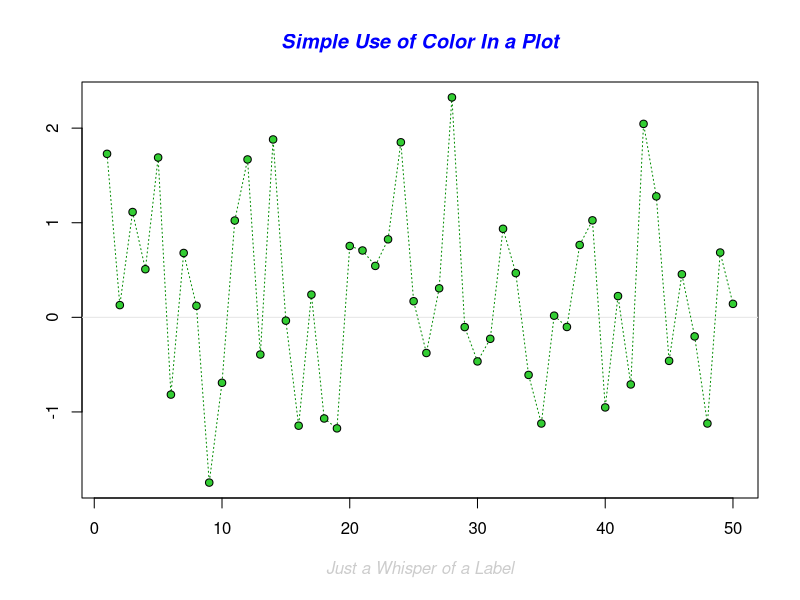
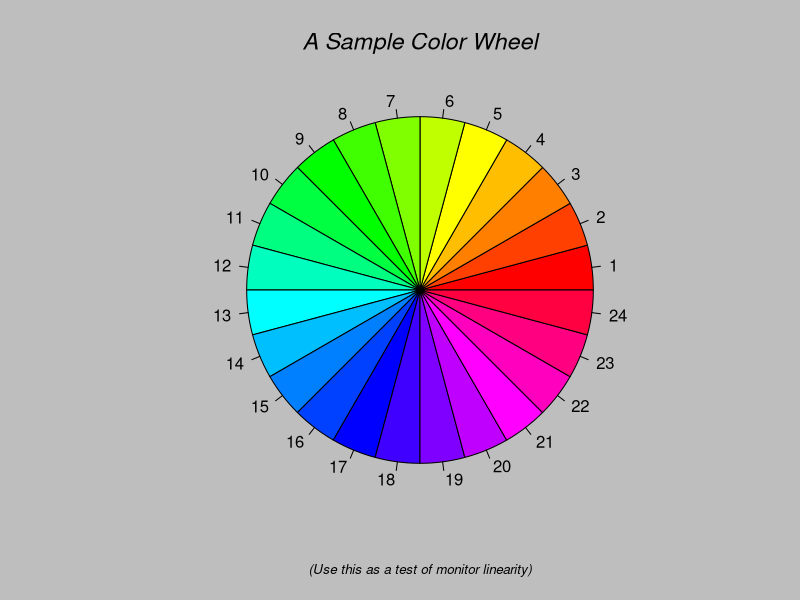
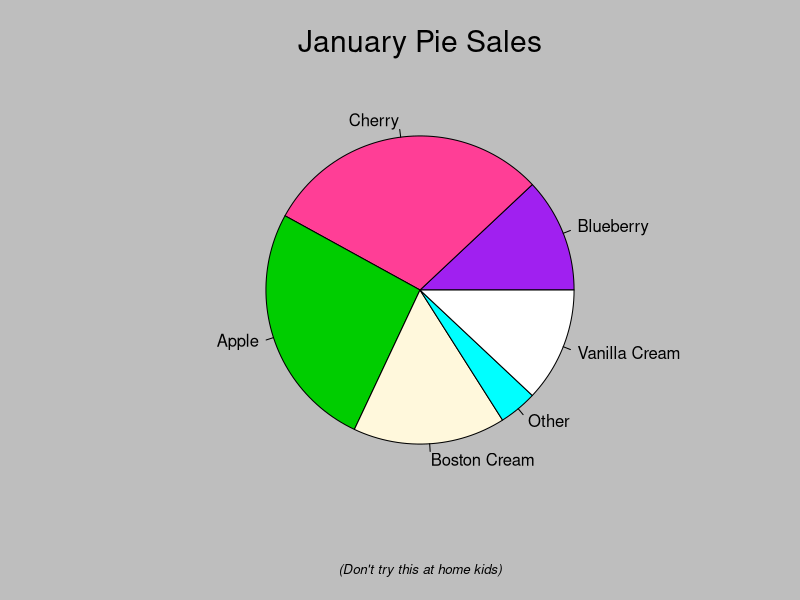
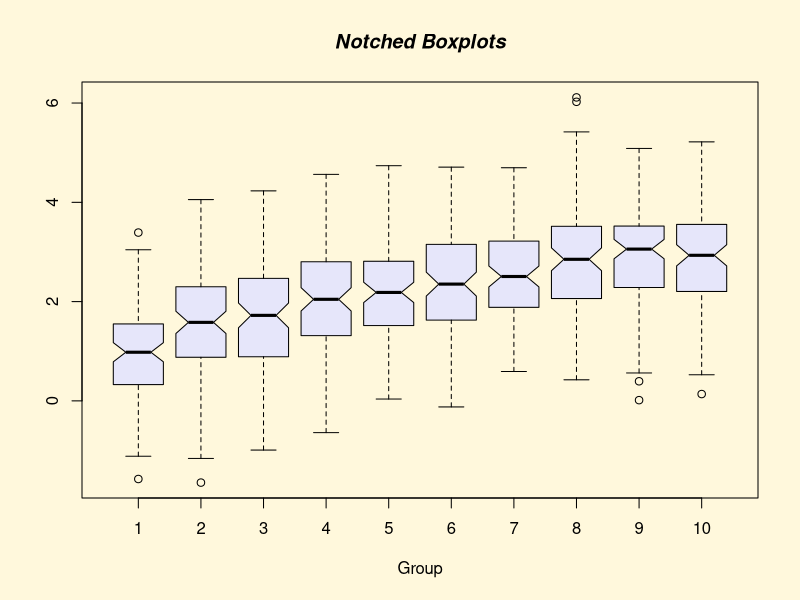
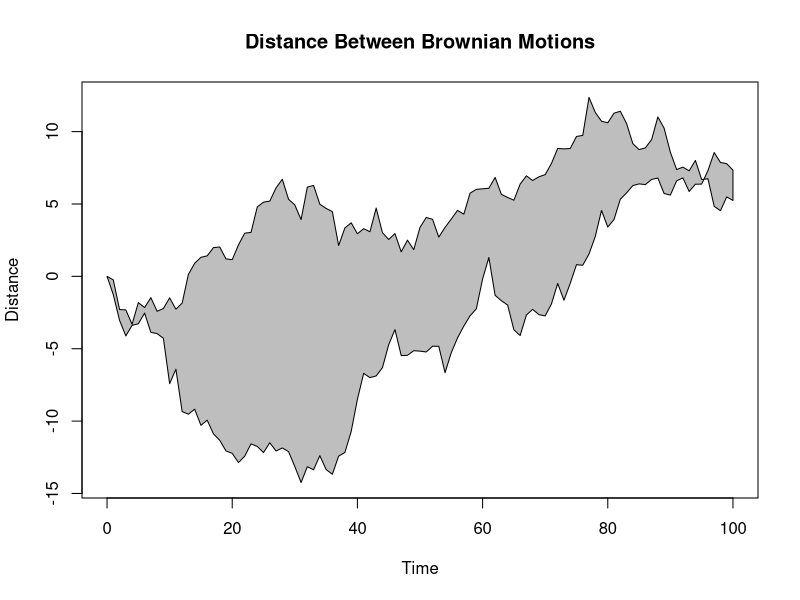
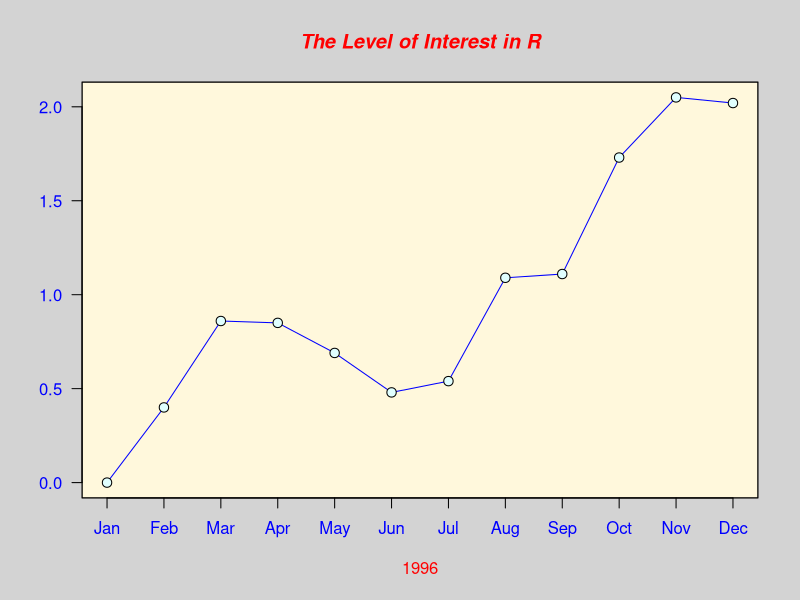
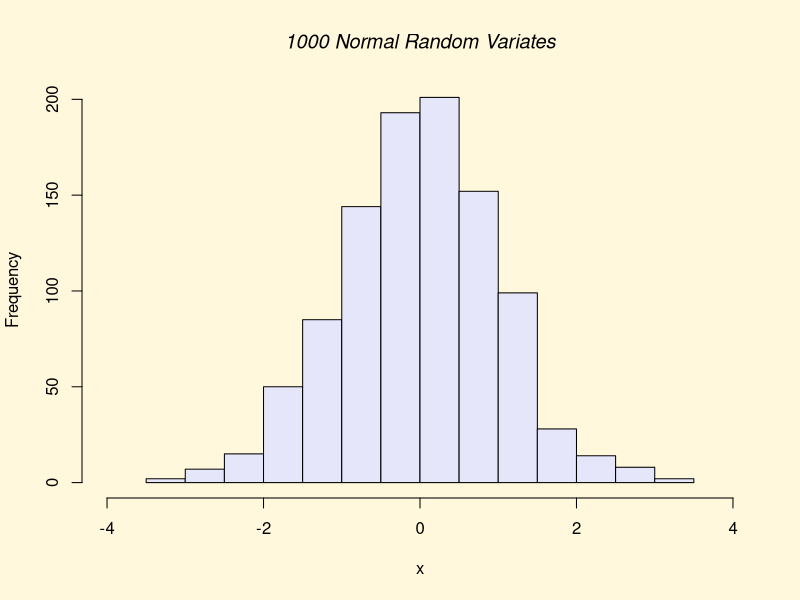
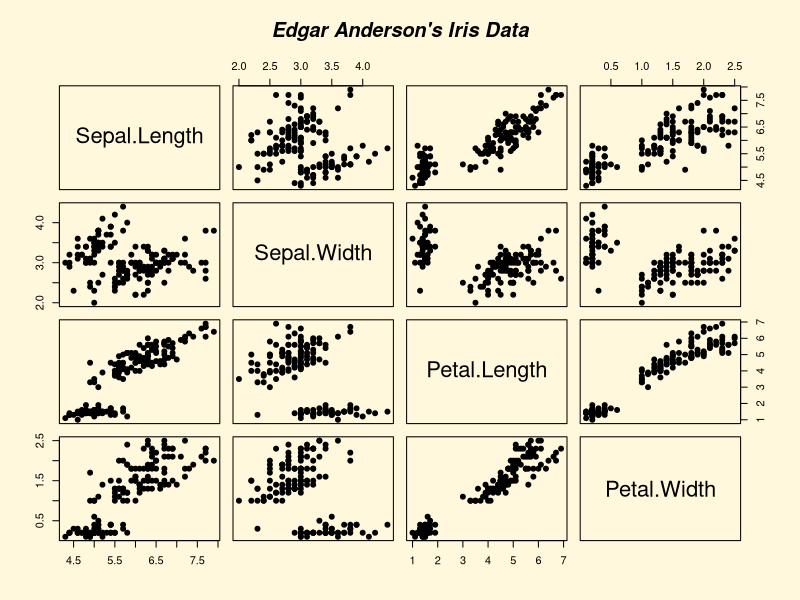

Write the R code that produced these figures, in order. (Note: this script raises an error after producing the figures.)
search()
setwd('~/projects/DataScience/FCD/RAzureML/big_data_r_azure/Mod04')
# install.packages('plotrix')
library(datasets)
library(plotrix)
demo('graphics')

x = 1:20
y = 40:60
par(mfrow = c(1,2), col.axis = "red")
plot(x,y,xlab = "Abississas",ylab= "Ordenadas",las = 0)
plot(iris)

png('costa_oca.png',width = 500,height = 500, res = 72)
plot(iris$Sepal.Length, pch='*',las = 1,main="Sepalas do iris")

dev.off()
?hist

